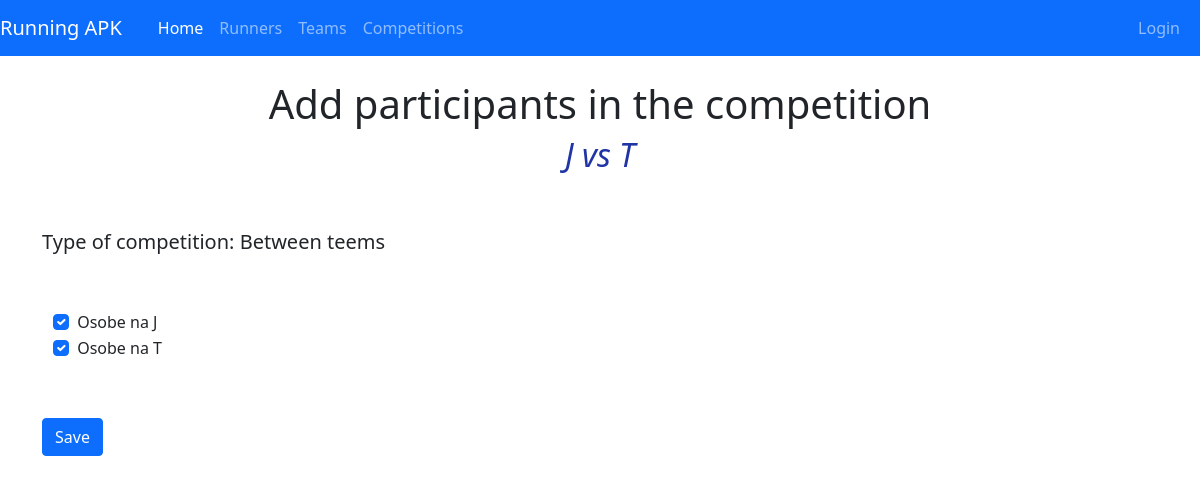
/addpt.php?id=11, run on the app's committed database.
### tables this page shows
CREATE TABLE `competition` (
  `id` int(11) NOT NULL,
  `name` varchar(70) NOT NULL,
  `startdate` date NOT NULL,
  `enddate` date NOT NULL,
  `numperteam` int(11) NOT NULL,
  `numbest` int(11) NOT NULL,
  `distance` int(11) NOT NULL,
  `admin_id` int(11) NOT NULL,
  `typect_id` int(11) NOT NULL
);

CREATE TABLE `typect` (
  `id` int(11) NOT NULL,
  `type_name` varchar(50) NOT NULL
);

CREATE TABLE `team` (
  `team_id` int(11) NOT NULL,
  `name` varchar(70) NOT NULL,
  `parentteam_id` int(11) DEFAULT NULL
);

### db/conn.php (called while the page is built, shortened)
<?php
    $host = 'remotemysql.com';
    $db ='M7UijrD2Si';
    $user = 'M7UijrD2Si';
    $pass = 'a7SsbYzcyv';
    $charset = 'utf8mb4';
    $dsn = "mysql:host=$host;dbname=$db;charset=$charset";
    try{
        $pdo=new PDO($dsn, $user, $pass);
        $pdo->setAttribute(PDO::ATTR_ERRMODE, PDO::ERRMODE_EXCEPTION);
    }
    catch(PDOException $e){
       echo "Greska u conn.php";
        throw new PDOException($e->getMessage());
    }
    require_once 'team.php';
    require_once 'competition.php';
    require_once 'participation.php';
    $teamDB = new team($pdo);
    $ctDB = new competition($pdo);
    $ptDB = new participation($pdo);
?>

### db/competition.php (called while the page is built, shortened)
<?php
    class competition{
        private $db;
        function __construct($conn)
        {
            $this->db = $conn;
        }
        public function getOneCtDetails($id)
        {
            try
            {
                $sql="SELECT ct.*,t.type_name as typename FROM `competition` ct left join typect t on ct.typect_id=t.id where ct.id=:id";
                $stmt= $this->db->prepare($sql);
                $stmt-> bindparam (':id',$id);
                $stmt->execute();
                $result=$stmt->fetch();
                return $result;
            }
            catch (PDOException $e)
            {
                echo '   usao u catch getOneCtDetails  ';
                echo $e->getMessage();
                return false;
            }
        }
    }
?>

### db/team.php (called while the page is built, shortened)
<?php
    class Team{
        private $db;
        function __construct($conn)
        {
            $this->db = $conn;
        }
    public function getParentTeams()
    {
        try
        {
            $sql= "select * from team where parentteam_id is null";
            $result= $this->db->query($sql);
            return $result;
        }
        catch (PDOException $e)
        {
            echo '   usao u catch getAllTeams ';
            echo $e->getMessage();
            return false;
        }
    }
    }
    ?>

### db/participation.php (called while the page is built, shortened)
<?php
    class participation{
        private $db;
        function __construct($conn)
        {
            $this->db = $conn;
        }
        public function getTeamsforCt2($competitionid)
        {
            try
            {
                $sql= "select team_id from participation where competition_id=:ctId" ;
                $stmt=$this->db->prepare($sql);
                $stmt->bindparam(':ctId',$competitionid);
                $stmt->execute();
                $result=$stmt->fetchAll();
                $arrayIds=array();
                foreach( $result as $rs ){
                    array_push($arrayIds,$rs['team_id']);
                }
                return $arrayIds;
            }
            catch(PDOException $e) {
                echo "Catch u getTeamsforCt2 , id_competiiton=$id_competition";
                echo $e->getMessage();
                return false;
            }
        }
    }
?>

### addpt.php (the view, shortened to what this page needs)
<?php
    require_once 'includes/header.php';
    require_once 'db/conn.php';
    if(!$_GET['id'])
    {
        include 'includes/errormessage.php';
        header("Location: viewallct.php");
    }
    else
    {
        $idCompetition=$_GET['id'];
        $ctDetails=$ctDB->getOneCtDetails($idCompetition);
        $teamsParents=$teamDB->getParentTeams();
        $regTeamsForCt=$ptDB->getTeamsforCt2($idCompetition);
?>
<h1 class="text-center">Add participants in the competition </h1>
<h2 class="text-center" id="addPt_nameCompetition"> <?php  echo $ctDetails['name'] ;?> </h1>
<div id='addPtDIVispodNaslova'>
<h5 class="text-left" id="addPt_typeCompetition">Type of competition: <?php  echo $ctDetails['typename'] ;?> </h1>
<form method="post" action="addptPOST.php" enctype="multipart/form-data">
<?php
    if($ctDetails['typect_id']==1)
    {
        echo "<div id='addptSamoTimoviCXB'>";
        foreach( $teamsParents as $tp )
        {
?>
            <div class="form-check">
            <input
                class="form-check-input"
                type="checkbox"
                value="<?php echo $tp['team_id']?>"
                name="cxbTeamsOnly[]"
                id="cxbTeamsOnly"
                <?php
                    if(in_array($tp['team_id'] ,$regTeamsForCt)){
                        echo "checked";
                    }
                ?>
            />
            <label class="form-check-label" for="flexCheckDefault">
                <?php echo $tp['name']?>
            </label>
            </div>
<?php
        }
        echo "</div>";
    }
?>
    <button  name="submitCt" class="btn btn-primary">Save </button>
 </form>
</div>
<?php } ?>
<br>
<br>
<br>
<br>
<br>
<?php require_once 'includes/footer.php' ?>

### css/site.css (style rules this page uses)
#addPt_nameCompetition { color: rgb(32, 52, 165); font-style: italic; }
#addPt_typeCompetition { margin-top: 5%; margin-bottom: 2%; }
#chldrenTeamscxb,#peopleDivcxb,#addptSamoTimoviCXB { margin-top: 2%; margin-bottom: 2%; padding-top: 3%; padding-bottom: 3%; padding-left: 1%; }

### data on the page
competition: name "J vs T", typect.type_name "Between teems"
team: team_id "☑", name "Osobe na J"
team: team_id "☑", name "Osobe na T"
